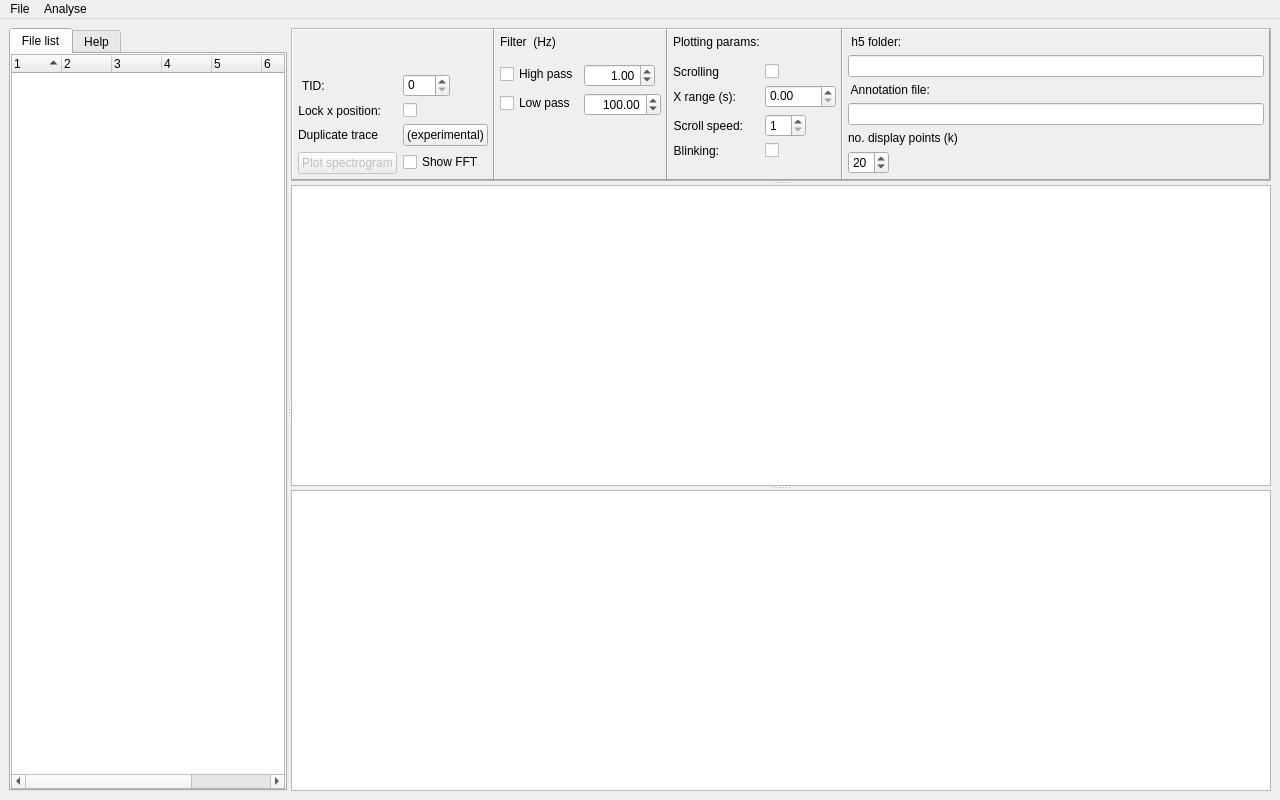
<?xml version="1.0" encoding="UTF-8"?>
<ui version="4.0">
 <class>MainWindow</class>
 <widget class="QMainWindow" name="MainWindow">
  <property name="geometry">
   <rect>
    <x>0</x>
    <y>0</y>
    <width>1280</width>
    <height>800</height>
   </rect>
  </property>
  <property name="windowTitle">
   <string>MainWindow</string>
  </property>
  <widget class="QWidget" name="centralwidget">
   <layout class="QGridLayout" name="gridLayout">
    <item row="0" column="0">
     <widget class="QSplitter" name="splitter_3">
      <property name="orientation">
       <enum>Qt::Horizontal</enum>
      </property>
      <widget class="QTabWidget" name="tabWidget">
       <property name="sizePolicy">
        <sizepolicy hsizetype="Preferred" vsizetype="Preferred">
         <horstretch>1</horstretch>
         <verstretch>0</verstretch>
        </sizepolicy>
       </property>
       <property name="currentIndex">
        <number>0</number>
       </property>
       <widget class="QWidget" name="widget">
        <attribute name="title">
         <string>File list</string>
        </attribute>
        <layout class="QVBoxLayout" name="verticalLayout_2">
         <property name="spacing">
          <number>0</number>
         </property>
         <property name="leftMargin">
          <number>0</number>
         </property>
         <property name="topMargin">
          <number>0</number>
         </property>
         <property name="rightMargin">
          <number>0</number>
         </property>
         <property name="bottomMargin">
          <number>0</number>
         </property>
         <item>
          <widget class="QTreeWidget" name="treeWidget">
           <property name="enabled">
            <bool>true</bool>
           </property>
           <property name="sizePolicy">
            <sizepolicy hsizetype="Expanding" vsizetype="Expanding">
             <horstretch>0</horstretch>
             <verstretch>0</verstretch>
            </sizepolicy>
           </property>
           <property name="font">
            <font>
             <family>Helvetica Neue</family>
            </font>
           </property>
           <property name="autoExpandDelay">
            <number>-1</number>
           </property>
           <property name="columnCount">
            <number>8</number>
           </property>
           <attribute name="headerDefaultSectionSize">
            <number>50</number>
           </attribute>
           <attribute name="headerMinimumSectionSize">
            <number>5</number>
           </attribute>
           <attribute name="headerShowSortIndicator" stdset="0">
            <bool>true</bool>
           </attribute>
           <column>
            <property name="text">
             <string notr="true">1</string>
            </property>
            <property name="font">
             <font>
              <family>Helvetica Neue</family>
              <kerning>true</kerning>
             </font>
            </property>
           </column>
           <column>
            <property name="text">
             <string notr="true">2</string>
            </property>
            <property name="font">
             <font>
              <family>Helvetica Neue</family>
             </font>
            </property>
           </column>
           <column>
            <property name="text">
             <string notr="true">3</string>
            </property>
            <property name="font">
             <font>
              <family>Helvetica Neue</family>
             </font>
            </property>
           </column>
           <column>
            <property name="text">
             <string notr="true">4</string>
            </property>
            <property name="font">
             <font>
              <family>Helvetica Neue</family>
             </font>
            </property>
           </column>
           <column>
            <property name="text">
             <string notr="true">5</string>
            </property>
           </column>
           <column>
            <property name="text">
             <string notr="true">6</string>
            </property>
           </column>
           <column>
            <property name="text">
             <string notr="true">7</string>
            </property>
           </column>
           <column>
            <property name="text">
             <string notr="true">8</string>
            </property>
           </column>
          </widget>
         </item>
        </layout>
       </widget>
       <widget class="QWidget" name="tabWidgetPage2">
        <attribute name="title">
         <string>Help</string>
        </attribute>
        <layout class="QVBoxLayout" name="verticalLayout">
         <item>
          <widget class="QTextBrowser" name="textBrowser_4">
           <property name="sizePolicy">
            <sizepolicy hsizetype="Minimum" vsizetype="Expanding">
             <horstretch>0</horstretch>
             <verstretch>0</verstretch>
            </sizepolicy>
           </property>
           <property name="baseSize">
            <size>
             <width>300</width>
             <height>0</height>
            </size>
           </property>
           <property name="font">
            <font>
             <pointsize>10</pointsize>
            </font>
           </property>
           <property name="html">
            <string>&lt;!DOCTYPE HTML PUBLIC &quot;-//W3C//DTD HTML 4.0//EN&quot; &quot;http://www.w3.org/TR/REC-html40/strict.dtd&quot;&gt;
&lt;html&gt;&lt;head&gt;&lt;meta name=&quot;qrichtext&quot; content=&quot;1&quot; /&gt;&lt;style type=&quot;text/css&quot;&gt;
p, li { white-space: pre-wrap; }
&lt;/style&gt;&lt;/head&gt;&lt;body style=&quot; font-family:'Ubuntu'; font-size:10pt; font-weight:400; font-style:normal;&quot;&gt;
&lt;p style=&quot; margin-top:0px; margin-bottom:0px; margin-left:0px; margin-right:0px; -qt-block-indent:0; text-indent:0px;&quot;&gt;&lt;span style=&quot; font-family:'MS Shell Dlg 2'; font-size:11pt; font-weight:600;&quot;&gt;Mouse functionality and keyboard shortcuts&lt;/span&gt;&lt;/p&gt;
&lt;p style=&quot;-qt-paragraph-type:empty; margin-top:0px; margin-bottom:0px; margin-left:0px; margin-right:0px; -qt-block-indent:0; text-indent:0px; font-family:'MS Shell Dlg 2'; font-size:11pt; font-weight:600;&quot;&gt;&lt;br /&gt;&lt;/p&gt;
&lt;p style=&quot; margin-top:0px; margin-bottom:0px; margin-left:0px; margin-right:0px; -qt-block-indent:0; text-indent:0px;&quot;&gt;&lt;span style=&quot; font-family:'MS Shell Dlg 2'; font-size:11pt;&quot;&gt;Mouse: Scroll when hovering over either axis in the main plot to zoom that axis only. Scrolling when in the middle will zoom both axes at the same time - you probably don't want that.&lt;/span&gt;&lt;/p&gt;
&lt;p style=&quot; margin-top:12px; margin-bottom:12px; margin-left:0px; margin-right:0px; -qt-block-indent:0; text-indent:0px;&quot;&gt;&lt;span style=&quot; font-family:'MS Shell Dlg 2'; font-size:11pt;&quot;&gt;Up arrow: 		Zoom in / speed up &lt;/span&gt;&lt;/p&gt;
&lt;p style=&quot; margin-top:12px; margin-bottom:12px; margin-left:0px; margin-right:0px; -qt-block-indent:0; text-indent:0px;&quot;&gt;&lt;span style=&quot; font-family:'MS Shell Dlg 2'; font-size:11pt;&quot;&gt;Down arrow: 	Zoom out / slow down &lt;/span&gt;&lt;/p&gt;
&lt;p style=&quot; margin-top:12px; margin-bottom:12px; margin-left:0px; margin-right:0px; -qt-block-indent:0; text-indent:0px;&quot;&gt;&lt;span style=&quot; font-family:'MS Shell Dlg 2'; font-size:11pt;&quot;&gt;Right arrow: 	Step right / scroll forwards &lt;/span&gt;&lt;/p&gt;
&lt;p style=&quot; margin-top:12px; margin-bottom:12px; margin-left:0px; margin-right:0px; -qt-block-indent:0; text-indent:0px;&quot;&gt;&lt;span style=&quot; font-family:'MS Shell Dlg 2'; font-size:11pt;&quot;&gt;Left arrow: 	Step left / scroll backwards&lt;/span&gt;&lt;/p&gt;
&lt;p style=&quot; margin-top:12px; margin-bottom:12px; margin-left:0px; margin-right:0px; -qt-block-indent:0; text-indent:0px;&quot;&gt;&lt;span style=&quot; font-family:'MS Shell Dlg 2'; font-size:11pt;&quot;&gt;Numbers: 		Set plot time interval &lt;/span&gt;&lt;/p&gt;
&lt;p style=&quot; margin-top:12px; margin-bottom:12px; margin-left:0px; margin-right:0px; -qt-block-indent:0; text-indent:0px;&quot;&gt;&lt;span style=&quot; font-family:'MS Shell Dlg 2'; font-size:11pt;&quot;&gt;B key: 		Toggle blink vs scroll &lt;/span&gt;&lt;/p&gt;
&lt;p style=&quot; margin-top:12px; margin-bottom:12px; margin-left:0px; margin-right:0px; -qt-block-indent:0; text-indent:0px;&quot;&gt;&lt;span style=&quot; font-family:'MS Shell Dlg 2'; font-size:11pt;&quot;&gt;Space bar:		Start scrolling (or blinking)&lt;/span&gt;&lt;/p&gt;
&lt;p style=&quot;-qt-paragraph-type:empty; margin-top:12px; margin-bottom:12px; margin-left:0px; margin-right:0px; -qt-block-indent:0; text-indent:0px; font-family:'MS Shell Dlg 2'; font-size:11pt;&quot;&gt;&lt;br /&gt;&lt;/p&gt;
&lt;p style=&quot; margin-top:12px; margin-bottom:12px; margin-left:0px; margin-right:0px; -qt-block-indent:0; text-indent:0px;&quot;&gt;&lt;span style=&quot; font-family:'MS Shell Dlg 2'; font-size:11pt;&quot;&gt;Left click + Shift:	Mark start of an event in uppper window&lt;/span&gt;&lt;/p&gt;
&lt;p style=&quot; margin-top:12px; margin-bottom:12px; margin-left:0px; margin-right:0px; -qt-block-indent:0; text-indent:0px;&quot;&gt;&lt;span style=&quot; font-family:'MS Shell Dlg 2'; font-size:11pt;&quot;&gt;Left click + Alt: 	Mark end of event&lt;/span&gt;&lt;/p&gt;
&lt;p style=&quot; margin-top:12px; margin-bottom:12px; margin-left:0px; margin-right:0px; -qt-block-indent:0; text-indent:0px;&quot;&gt;&lt;span style=&quot; font-family:'MS Shell Dlg 2'; font-size:11pt;&quot;&gt;Hold position checkbox: This controls the x axis position when you select another file in the file list. If the checkbox is ticked the xaxis position will be held. If unticked (default), selecting another file will move the window to the start of that file. &lt;/span&gt;&lt;/p&gt;&lt;/body&gt;&lt;/html&gt;</string>
           </property>
          </widget>
         </item>
        </layout>
       </widget>
      </widget>
      <widget class="QSplitter" name="splitter_2">
       <property name="sizePolicy">
        <sizepolicy hsizetype="Preferred" vsizetype="Expanding">
         <horstretch>100</horstretch>
         <verstretch>0</verstretch>
        </sizepolicy>
       </property>
       <property name="orientation">
        <enum>Qt::Vertical</enum>
       </property>
       <widget class="QFrame" name="frame_5">
        <property name="sizePolicy">
         <sizepolicy hsizetype="Preferred" vsizetype="Preferred">
          <horstretch>1</horstretch>
          <verstretch>1</verstretch>
         </sizepolicy>
        </property>
        <property name="maximumSize">
         <size>
          <width>16777215</width>
          <height>180</height>
         </size>
        </property>
        <property name="frameShape">
         <enum>QFrame::StyledPanel</enum>
        </property>
        <property name="frameShadow">
         <enum>QFrame::Raised</enum>
        </property>
        <layout class="QHBoxLayout" name="horizontalLayout">
         <property name="spacing">
          <number>0</number>
         </property>
         <property name="sizeConstraint">
          <enum>QLayout::SetMinimumSize</enum>
         </property>
         <property name="leftMargin">
          <number>0</number>
         </property>
         <property name="topMargin">
          <number>0</number>
         </property>
         <property name="rightMargin">
          <number>0</number>
         </property>
         <property name="bottomMargin">
          <number>0</number>
         </property>
         <item>
          <widget class="QFrame" name="frame_4">
           <property name="sizePolicy">
            <sizepolicy hsizetype="Preferred" vsizetype="Preferred">
             <horstretch>20</horstretch>
             <verstretch>0</verstretch>
            </sizepolicy>
           </property>
           <property name="frameShape">
            <enum>QFrame::Panel</enum>
           </property>
           <property name="frameShadow">
            <enum>QFrame::Raised</enum>
           </property>
           <layout class="QFormLayout" name="formLayout_3">
            <property name="fieldGrowthPolicy">
             <enum>QFormLayout::FieldsStayAtSizeHint</enum>
            </property>
            <property name="formAlignment">
             <set>Qt::AlignLeading|Qt::AlignLeft|Qt::AlignTop</set>
            </property>
            <property name="leftMargin">
             <number>5</number>
            </property>
            <property name="topMargin">
             <number>44</number>
            </property>
            <property name="rightMargin">
             <number>5</number>
            </property>
            <property name="bottomMargin">
             <number>5</number>
            </property>
            <item row="1" column="0">
             <widget class="QLabel" name="label_6">
              <property name="maximumSize">
               <size>
                <width>200</width>
                <height>16777215</height>
               </size>
              </property>
              <property name="layoutDirection">
               <enum>Qt::LeftToRight</enum>
              </property>
              <property name="text">
               <string> TID: </string>
              </property>
              <property name="alignment">
               <set>Qt::AlignRight|Qt::AlignTrailing|Qt::AlignVCenter</set>
              </property>
             </widget>
            </item>
            <item row="1" column="1">
             <widget class="QSpinBox" name="tid_spinBox">
              <property name="maximumSize">
               <size>
                <width>51</width>
                <height>16777215</height>
               </size>
              </property>
              <property name="alignment">
               <set>Qt::AlignLeading|Qt::AlignLeft|Qt::AlignTop</set>
              </property>
              <property name="maximum">
               <number>500</number>
              </property>
             </widget>
            </item>
            <item row="4" column="0">
             <widget class="QLabel" name="label_8">
              <property name="text">
               <string>Duplicate trace</string>
              </property>
             </widget>
            </item>
            <item row="4" column="1">
             <widget class="QPushButton" name="add_extra_line">
              <property name="text">
               <string>(experimental)</string>
              </property>
             </widget>
            </item>
            <item row="3" column="0">
             <widget class="QLabel" name="label_11">
              <property name="layoutDirection">
               <enum>Qt::LeftToRight</enum>
              </property>
              <property name="text">
               <string>Lock x position:</string>
              </property>
              <property name="alignment">
               <set>Qt::AlignRight|Qt::AlignTrailing|Qt::AlignVCenter</set>
              </property>
             </widget>
            </item>
            <item row="3" column="1">
             <widget class="QCheckBox" name="checkbox_hold_trace_position">
              <property name="font">
               <font>
                <pointsize>8</pointsize>
               </font>
              </property>
              <property name="layoutDirection">
               <enum>Qt::LeftToRight</enum>
              </property>
              <property name="text">
               <string/>
              </property>
             </widget>
            </item>
            <item row="5" column="0">
             <widget class="QPushButton" name="plot_spectrogram_button">
              <property name="enabled">
               <bool>false</bool>
              </property>
              <property name="text">
               <string>Plot spectrogram</string>
              </property>
             </widget>
            </item>
            <item row="5" column="1">
             <widget class="QCheckBox" name="show_fft_checkbox">
              <property name="text">
               <string>Show FFT</string>
              </property>
             </widget>
            </item>
           </layout>
          </widget>
         </item>
         <item>
          <widget class="QFrame" name="frame">
           <property name="sizePolicy">
            <sizepolicy hsizetype="Preferred" vsizetype="Preferred">
             <horstretch>20</horstretch>
             <verstretch>0</verstretch>
            </sizepolicy>
           </property>
           <property name="layoutDirection">
            <enum>Qt::LeftToRight</enum>
           </property>
           <property name="frameShape">
            <enum>QFrame::Panel</enum>
           </property>
           <property name="frameShadow">
            <enum>QFrame::Raised</enum>
           </property>
           <layout class="QFormLayout" name="formLayout_2">
            <property name="fieldGrowthPolicy">
             <enum>QFormLayout::ExpandingFieldsGrow</enum>
            </property>
            <property name="formAlignment">
             <set>Qt::AlignLeading|Qt::AlignLeft|Qt::AlignTop</set>
            </property>
            <property name="horizontalSpacing">
             <number>5</number>
            </property>
            <property name="leftMargin">
             <number>5</number>
            </property>
            <property name="topMargin">
             <number>5</number>
            </property>
            <property name="rightMargin">
             <number>5</number>
            </property>
            <property name="bottomMargin">
             <number>5</number>
            </property>
            <item row="6" column="0">
             <widget class="QCheckBox" name="checkbox_hp_filter">
              <property name="text">
               <string>High pass</string>
              </property>
             </widget>
            </item>
            <item row="6" column="1">
             <widget class="QDoubleSpinBox" name="hp_filter_freq">
              <property name="sizePolicy">
               <sizepolicy hsizetype="Preferred" vsizetype="Fixed">
                <horstretch>0</horstretch>
                <verstretch>0</verstretch>
               </sizepolicy>
              </property>
              <property name="wrapping">
               <bool>false</bool>
              </property>
              <property name="alignment">
               <set>Qt::AlignRight|Qt::AlignTrailing|Qt::AlignVCenter</set>
              </property>
              <property name="maximum">
               <double>5120.000000000000000</double>
              </property>
              <property name="value">
               <double>1.000000000000000</double>
              </property>
             </widget>
            </item>
            <item row="9" column="0">
             <widget class="QCheckBox" name="checkbox_lp_filter">
              <property name="text">
               <string>Low pass</string>
              </property>
             </widget>
            </item>
            <item row="9" column="1">
             <widget class="QDoubleSpinBox" name="lp_filter_freq">
              <property name="sizePolicy">
               <sizepolicy hsizetype="Preferred" vsizetype="Fixed">
                <horstretch>0</horstretch>
                <verstretch>0</verstretch>
               </sizepolicy>
              </property>
              <property name="alignment">
               <set>Qt::AlignRight|Qt::AlignTrailing|Qt::AlignVCenter</set>
              </property>
              <property name="maximum">
               <double>30000.000000000000000</double>
              </property>
              <property name="value">
               <double>100.000000000000000</double>
              </property>
             </widget>
            </item>
            <item row="4" column="0">
             <widget class="QLabel" name="label_2">
              <property name="font">
               <font>
                <weight>50</weight>
                <bold>false</bold>
               </font>
              </property>
              <property name="layoutDirection">
               <enum>Qt::LeftToRight</enum>
              </property>
              <property name="text">
               <string>Filter  (Hz)</string>
              </property>
              <property name="alignment">
               <set>Qt::AlignCenter</set>
              </property>
             </widget>
            </item>
            <item row="5" column="0">
             <widget class="Line" name="line_2">
              <property name="orientation">
               <enum>Qt::Horizontal</enum>
              </property>
             </widget>
            </item>
           </layout>
          </widget>
         </item>
         <item>
          <widget class="QFrame" name="frame_2">
           <property name="sizePolicy">
            <sizepolicy hsizetype="Preferred" vsizetype="Preferred">
             <horstretch>20</horstretch>
             <verstretch>0</verstretch>
            </sizepolicy>
           </property>
           <property name="frameShape">
            <enum>QFrame::Panel</enum>
           </property>
           <property name="frameShadow">
            <enum>QFrame::Raised</enum>
           </property>
           <layout class="QFormLayout" name="formLayout">
            <property name="fieldGrowthPolicy">
             <enum>QFormLayout::ExpandingFieldsGrow</enum>
            </property>
            <property name="formAlignment">
             <set>Qt::AlignLeading|Qt::AlignLeft|Qt::AlignTop</set>
            </property>
            <property name="horizontalSpacing">
             <number>5</number>
            </property>
            <property name="leftMargin">
             <number>5</number>
            </property>
            <property name="topMargin">
             <number>5</number>
            </property>
            <property name="rightMargin">
             <number>5</number>
            </property>
            <property name="bottomMargin">
             <number>5</number>
            </property>
            <item row="0" column="0">
             <widget class="QLabel" name="label_13">
              <property name="text">
               <string>Plotting params:</string>
              </property>
             </widget>
            </item>
            <item row="1" column="0">
             <widget class="Line" name="line">
              <property name="orientation">
               <enum>Qt::Horizontal</enum>
              </property>
             </widget>
            </item>
            <item row="2" column="0">
             <widget class="QLabel" name="label_7">
              <property name="font">
               <font>
                <weight>50</weight>
                <bold>false</bold>
               </font>
              </property>
              <property name="text">
               <string>Scrolling</string>
              </property>
              <property name="alignment">
               <set>Qt::AlignCenter</set>
              </property>
             </widget>
            </item>
            <item row="2" column="1">
             <widget class="QCheckBox" name="checkBox_scrolling">
              <property name="layoutDirection">
               <enum>Qt::LeftToRight</enum>
              </property>
              <property name="text">
               <string/>
              </property>
             </widget>
            </item>
            <item row="3" column="0">
             <widget class="QLabel" name="label_5">
              <property name="text">
               <string>X range (s):</string>
              </property>
              <property name="alignment">
               <set>Qt::AlignRight|Qt::AlignTrailing|Qt::AlignVCenter</set>
              </property>
             </widget>
            </item>
            <item row="3" column="1">
             <widget class="QDoubleSpinBox" name="xrange_spinBox">
              <property name="alignment">
               <set>Qt::AlignLeading|Qt::AlignLeft|Qt::AlignTop</set>
              </property>
              <property name="maximum">
               <double>3600.000000000000000</double>
              </property>
             </widget>
            </item>
            <item row="4" column="0">
             <widget class="QLabel" name="label">
              <property name="text">
               <string>Scroll speed:</string>
              </property>
              <property name="alignment">
               <set>Qt::AlignRight|Qt::AlignTrailing|Qt::AlignVCenter</set>
              </property>
             </widget>
            </item>
            <item row="4" column="1">
             <widget class="QSpinBox" name="scroll_speed_box">
              <property name="minimum">
               <number>1</number>
              </property>
             </widget>
            </item>
            <item row="5" column="0">
             <widget class="QLabel" name="label_10">
              <property name="layoutDirection">
               <enum>Qt::LeftToRight</enum>
              </property>
              <property name="text">
               <string>Blinking:</string>
              </property>
              <property name="alignment">
               <set>Qt::AlignRight|Qt::AlignTrailing|Qt::AlignVCenter</set>
              </property>
             </widget>
            </item>
            <item row="5" column="1">
             <widget class="QCheckBox" name="blink_box">
              <property name="layoutDirection">
               <enum>Qt::LeftToRight</enum>
              </property>
              <property name="text">
               <string/>
              </property>
             </widget>
            </item>
           </layout>
          </widget>
         </item>
         <item>
          <widget class="QFrame" name="frame_3">
           <property name="sizePolicy">
            <sizepolicy hsizetype="Preferred" vsizetype="Preferred">
             <horstretch>100</horstretch>
             <verstretch>0</verstretch>
            </sizepolicy>
           </property>
           <property name="frameShape">
            <enum>QFrame::Panel</enum>
           </property>
           <property name="frameShadow">
            <enum>QFrame::Raised</enum>
           </property>
           <layout class="QFormLayout" name="formLayout_4">
            <property name="fieldGrowthPolicy">
             <enum>QFormLayout::ExpandingFieldsGrow</enum>
            </property>
            <property name="formAlignment">
             <set>Qt::AlignLeading|Qt::AlignLeft|Qt::AlignTop</set>
            </property>
            <property name="horizontalSpacing">
             <number>5</number>
            </property>
            <property name="leftMargin">
             <number>5</number>
            </property>
            <property name="topMargin">
             <number>5</number>
            </property>
            <property name="rightMargin">
             <number>5</number>
            </property>
            <property name="bottomMargin">
             <number>5</number>
            </property>
            <item row="0" column="0">
             <widget class="QLabel" name="label_4">
              <property name="text">
               <string> h5 folder:</string>
              </property>
              <property name="alignment">
               <set>Qt::AlignLeading|Qt::AlignLeft|Qt::AlignVCenter</set>
              </property>
             </widget>
            </item>
            <item row="1" column="0" colspan="2">
             <widget class="QLineEdit" name="predictions_file_display">
              <property name="sizePolicy">
               <sizepolicy hsizetype="Preferred" vsizetype="Fixed">
                <horstretch>0</horstretch>
                <verstretch>0</verstretch>
               </sizepolicy>
              </property>
             </widget>
            </item>
            <item row="2" column="0">
             <widget class="QLabel" name="label_3">
              <property name="text">
               <string> Annotation file:</string>
              </property>
              <property name="alignment">
               <set>Qt::AlignLeading|Qt::AlignLeft|Qt::AlignVCenter</set>
              </property>
             </widget>
            </item>
            <item row="4" column="0" colspan="2">
             <widget class="QLineEdit" name="h5_folder_display">
              <property name="sizePolicy">
               <sizepolicy hsizetype="Preferred" vsizetype="Fixed">
                <horstretch>0</horstretch>
                <verstretch>0</verstretch>
               </sizepolicy>
              </property>
              <property name="dragEnabled">
               <bool>true</bool>
              </property>
              <property name="readOnly">
               <bool>true</bool>
              </property>
              <property name="cursorMoveStyle">
               <enum>Qt::VisualMoveStyle</enum>
              </property>
             </widget>
            </item>
            <item row="5" column="0">
             <widget class="QLabel" name="label_9">
              <property name="text">
               <string>no. display points (k)</string>
              </property>
             </widget>
            </item>
            <item row="6" column="0">
             <widget class="QSpinBox" name="downsample_spinbox">
              <property name="minimum">
               <number>1</number>
              </property>
              <property name="value">
               <number>20</number>
              </property>
             </widget>
            </item>
           </layout>
          </widget>
         </item>
        </layout>
       </widget>
       <widget class="QSplitter" name="splitter">
        <property name="sizePolicy">
         <sizepolicy hsizetype="Preferred" vsizetype="Expanding">
          <horstretch>100</horstretch>
          <verstretch>100</verstretch>
         </sizepolicy>
        </property>
        <property name="orientation">
         <enum>Qt::Vertical</enum>
        </property>
        <widget class="GraphicsLayoutWidget" name="overview_plot"/>
        <widget class="GraphicsLayoutWidget" name="GraphicsLayoutWidget">
         <property name="enabled">
          <bool>true</bool>
         </property>
         <property name="sizePolicy">
          <sizepolicy hsizetype="Expanding" vsizetype="Expanding">
           <horstretch>10</horstretch>
           <verstretch>0</verstretch>
          </sizepolicy>
         </property>
        </widget>
       </widget>
      </widget>
     </widget>
    </item>
   </layout>
  </widget>
  <widget class="QMenuBar" name="menuBar">
   <property name="geometry">
    <rect>
     <x>0</x>
     <y>0</y>
     <width>1280</width>
     <height>25</height>
    </rect>
   </property>
   <widget class="QMenu" name="menuFile">
    <property name="title">
     <string>File</string>
    </property>
    <addaction name="actionLoad_Library"/>
    <addaction name="actionLoad_Predictions"/>
    <addaction name="actionLoad_h5_folder"/>
    <addaction name="separator"/>
    <addaction name="actionSave_full_treewidget"/>
    <addaction name="actionSave_annotations_only"/>
    <addaction name="separator"/>
    <addaction name="actionSet_default_folder"/>
    <addaction name="separator"/>
    <addaction name="actionSubstates_Window"/>
   </widget>
   <widget class="QMenu" name="menuAnalyse">
    <property name="title">
     <string>Analyse</string>
    </property>
    <addaction name="actionConvert_ndf_to_h5"/>
    <addaction name="separator"/>
    <addaction name="actionAdd_features_to_h5_folder"/>
    <addaction name="separator"/>
    <addaction name="actionLibrary_logistics"/>
    <addaction name="separator"/>
    <addaction name="actionClassifier_components"/>
    <addaction name="actionApply_classifier_to_ndf_folder"/>
    <addaction name="separator"/>
    <addaction name="actionOpen_in_Jupyter_notebook"/>
   </widget>
   <addaction name="menuFile"/>
   <addaction name="menuAnalyse"/>
  </widget>
  <action name="actionSave_full_treewidget">
   <property name="text">
    <string>Save file list</string>
   </property>
  </action>
  <action name="actionLoad_Library">
   <property name="text">
    <string>Load Library</string>
   </property>
  </action>
  <action name="actionLoad_Predictions">
   <property name="text">
    <string>Load predictions</string>
   </property>
  </action>
  <action name="actionLoad_h5_folder">
   <property name="text">
    <string>Load h5 folder</string>
   </property>
  </action>
  <action name="actionConvert_dir_to_h5">
   <property name="text">
    <string>Convert dir to h5</string>
   </property>
  </action>
  <action name="actionConvert_ndf_to_h5">
   <property name="text">
    <string>Convert ndf folder to h5</string>
   </property>
  </action>
  <action name="actionLibrary_logistics">
   <property name="text">
    <string>Library logistics</string>
   </property>
  </action>
  <action name="actionAdd_to_library">
   <property name="text">
    <string>Add to library</string>
   </property>
  </action>
  <action name="actionAdd_labels_to_library">
   <property name="text">
    <string>Add labels to library</string>
   </property>
  </action>
  <action name="actionAdd_features_to_library">
   <property name="text">
    <string>Add features to library</string>
   </property>
  </action>
  <action name="actionClassifier_components">
   <property name="text">
    <string>Classifier components</string>
   </property>
  </action>
  <action name="actionRun_classifer_on_h5_dir">
   <property name="text">
    <string>Run classifer on h5 dir</string>
   </property>
  </action>
  <action name="actionRun_classifer_on_ndf_dir">
   <property name="text">
    <string>Run classifer on ndf dir</string>
   </property>
  </action>
  <action name="actionSet_default_folder">
   <property name="text">
    <string>Set default folder</string>
   </property>
  </action>
  <action name="actionAdd_features_to_h5_folder">
   <property name="text">
    <string>Add features to h5 folder</string>
   </property>
  </action>
  <action name="actionFolder_for_substates">
   <property name="text">
    <string>Folder for substates</string>
   </property>
  </action>
  <action name="actionSubstates_Window">
   <property name="text">
    <string>Substates (not working)</string>
   </property>
  </action>
  <action name="actionOpen_in_Jupyter_notebook">
   <property name="text">
    <string>Open in Jupyter notebook</string>
   </property>
  </action>
  <action name="actionApply_classifier_to_ndf_folder">
   <property name="text">
    <string>Apply classifier to ndf folder</string>
   </property>
  </action>
  <action name="actionSave_annotations_only">
   <property name="text">
    <string>Save annotations only</string>
   </property>
  </action>
 </widget>
 <customwidgets>
  <customwidget>
   <class>GraphicsLayoutWidget</class>
   <extends>QGraphicsView</extends>
   <header>pyqtgraph</header>
  </customwidget>
 </customwidgets>
 <resources/>
 <connections/>
</ui>
